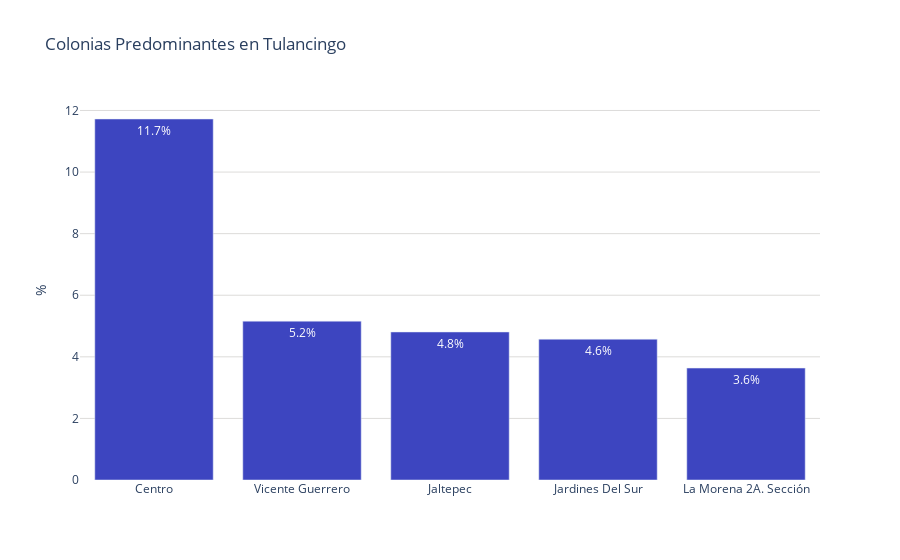

Source (notebook cell):
### Code cell
fig = go.Figure()
porcentajes = colonias_predominantes['porcentaje']
colonias = colonias_predominantes['colonia']
# Agregar los datos como barras
fig.add_trace(go.Bar(
    x=colonias,  # Eje x: Modalidades
    y=porcentajes,  # Eje y: Porcentajes
     marker_color='#3d45c0',   # Especifica los colores de las barras
    text=porcentajes,  # Texto que se mostrará en las barras (porcentaje)
    textposition='inside',  # Posición del texto (puede ser 'inside' o 'outside')
    texttemplate='%{text:.1f}%',  # Formato del texto (porcentaje con un decimal)
))

# Personalizar el diseño de la gráfica
fig.update_layout(
    title='Colonias Predominantes en Tulancingo',  # Título de la gráfica
    #xaxis=dict(title='%'),  # Título del eje x
    yaxis=dict(
        title='%', # Título del eje y
        gridcolor='#dddcda', # Color de las líneas que dividen los rangos del eje Y
        #gridwidth=1,
    ),  
    plot_bgcolor='rgba(0,0,0,0)',  # Color de fondo del gráfico
)

# Exportar gráfica como archivo HTML
def guardar_grafico_como_html(fig, nombre_archivo, carpeta='graficas'):
    # Crear la carpeta si no existe
    if not os.path.exists(carpeta):
        os.makedirs(carpeta)
    
    # Gráfica como archivo HTML en la carpeta especificada
    pio.write_html(fig, f'{carpeta}/{nombre_archivo}.html')

# Exportar
guardar_grafico_como_html(fig, 'g_bar_colpred_t5_tulancingo', carpeta='graficas')

fig.show()

### Figure 1 — Plotly figure (JSON) as saved in the notebook; plotly's stock layout.template omitted (floating-point values rounded to 4 significant figures)
{"data": [{"marker": {"color": "#3d45c0"}, "text": [11.72, 5.158, 4.807, 4.572, 3.634], "textposition": "inside", "texttemplate": "%{text:.1f}%", "type": "bar", "x": ["Centro", "Vicente Guerrero", "Jaltepec", "Jardines Del Sur", "La Morena 2A. Sección"], "y": [11.72, 5.158, 4.807, 4.572, 3.634]}], "layout": {"plot_bgcolor": "rgba(0,0,0,0)", "title": {"text": "Colonias Predominantes en Tulancingo"}, "yaxis": {"gridcolor": "#dddcda", "title": {"text": "%"}}}}
